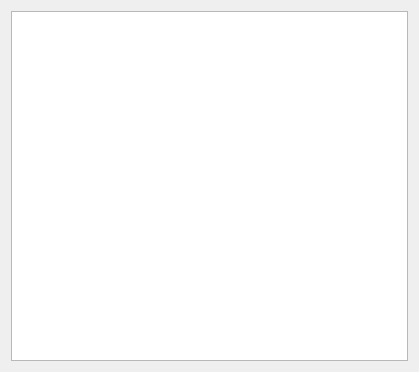
<?xml version="1.0" encoding="UTF-8"?>
<ui version="4.0">
 <class>allparticipants</class>
 <widget class="QDialog" name="allparticipants">
  <property name="geometry">
   <rect>
    <x>0</x>
    <y>0</y>
    <width>419</width>
    <height>372</height>
   </rect>
  </property>
  <property name="windowTitle">
   <string>Dialog</string>
  </property>
  <layout class="QHBoxLayout" name="horizontalLayout">
   <item>
    <widget class="QTextEdit" name="textEdit"/>
   </item>
  </layout>
 </widget>
 <resources/>
 <connections/>
</ui>
